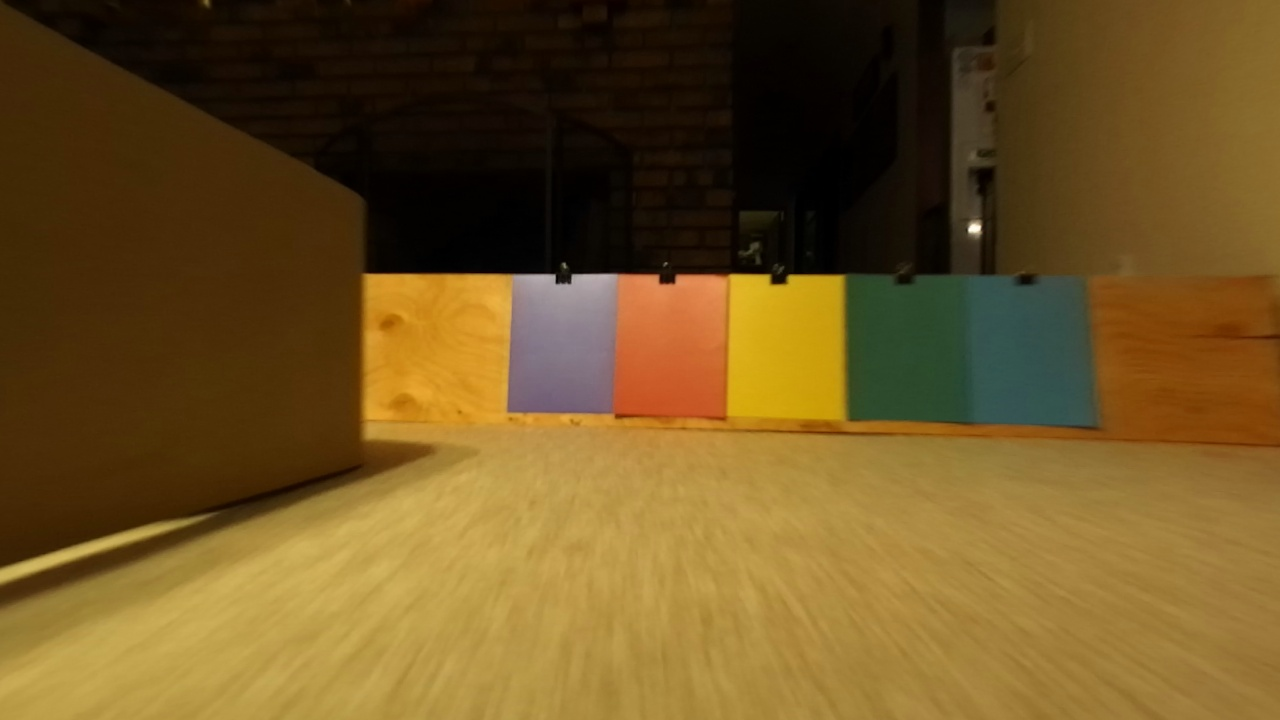
#> input picture vision/images/frame0070.jpg, 1280 x 720 px
$ python blobs.py   (older library calls are emulated)
#> lines starting #> are read from the running program, lines starting #| are printed output that depends on the picture; after the words box and inside, x2 and y2 are one past the last pixel; in counts of white or black regions, pixels touching at a corner belong together
# Standard imports
import cv2
import numpy as np;

# Read image
im = cv2.imread("images/frame0070.jpg")
#> im is the input picture: shape (720, 1280, 3); mean B, G, R 35, 83.4, 110.1

#im = cv2.resize(im, (0,0), fx=0.75, fy=0.75)

out = im.copy()

hsv = cv2.cvtColor(im, cv2.COLOR_BGR2HSV)
#> hsv: shape (720, 1280, 3); mean H, S, V 21.9, 187.7, 111.1

ranges = [
    [[80, 50, 60], [100, 255, 255]],
    [[145, 0, 100], [165, 255, 255]],
    [[20, 230, 200], [25, 255, 255]],
    [[7, 150, 200], [13, 255, 255]],
    [[55, 100, 60], [65, 255, 255]]
]

for r1, r2 in ranges:
    r1 = np.array(r1)
    r2 = np.array(r2)

    mask = cv2.inRange(hsv, r1, r2)

    mask = cv2.GaussianBlur(mask, (21,21), 0)
    mask = cv2.erode(mask, (5,5), iterations=1)
    contours, h = cv2.findContours(mask, cv2.RETR_TREE, cv2.CHAIN_APPROX_SIMPLE)

    cv2.drawContours(out, contours, -1, (0, 255, 0), 2)

    for j in range(0, len(contours)):
        rect = cv2.minAreaRect(contours[j])

        box = cv2.cv.BoxPoints(rect)
        box = np.int0(box)

        mask = np.zeros((im.shape[0], im.shape[1]), np.uint8)
        cv2.drawContours(mask, [box], 0, (255), -1)

        avg_b, avg_g, avg_r, _ = cv2.mean(im, mask=mask)
        avg_b, avg_g, avg_r = int(avg_b), int(avg_g), int(avg_r)
        print(avg_b, avg_g, avg_r)

        cv2.drawContours(out,[box],0,(30,30,30),10)
        cv2.drawContours(out,[box],0,(avg_b,avg_g,avg_r),4)
#> this loop made 5 passes
#> pass 1, `mask = cv2.inRange(hsv, r1, r2)`:
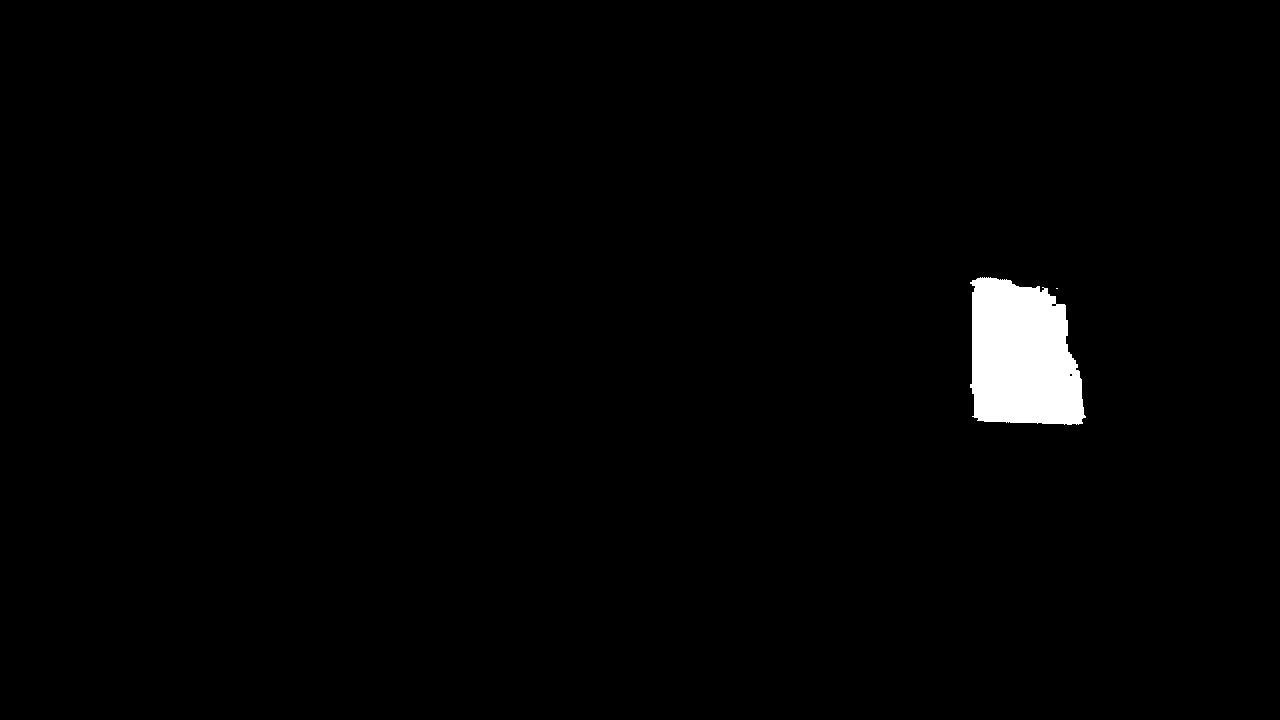
#> mask: shape (720, 1280); 1.5% white; 2 white regions (1 under 20 px), largest, box (x1, y1, x2, y2) and area: (970, 277, 1086, 425) 13868
#> pass 2, `mask = cv2.inRange(hsv, r1, r2)`:
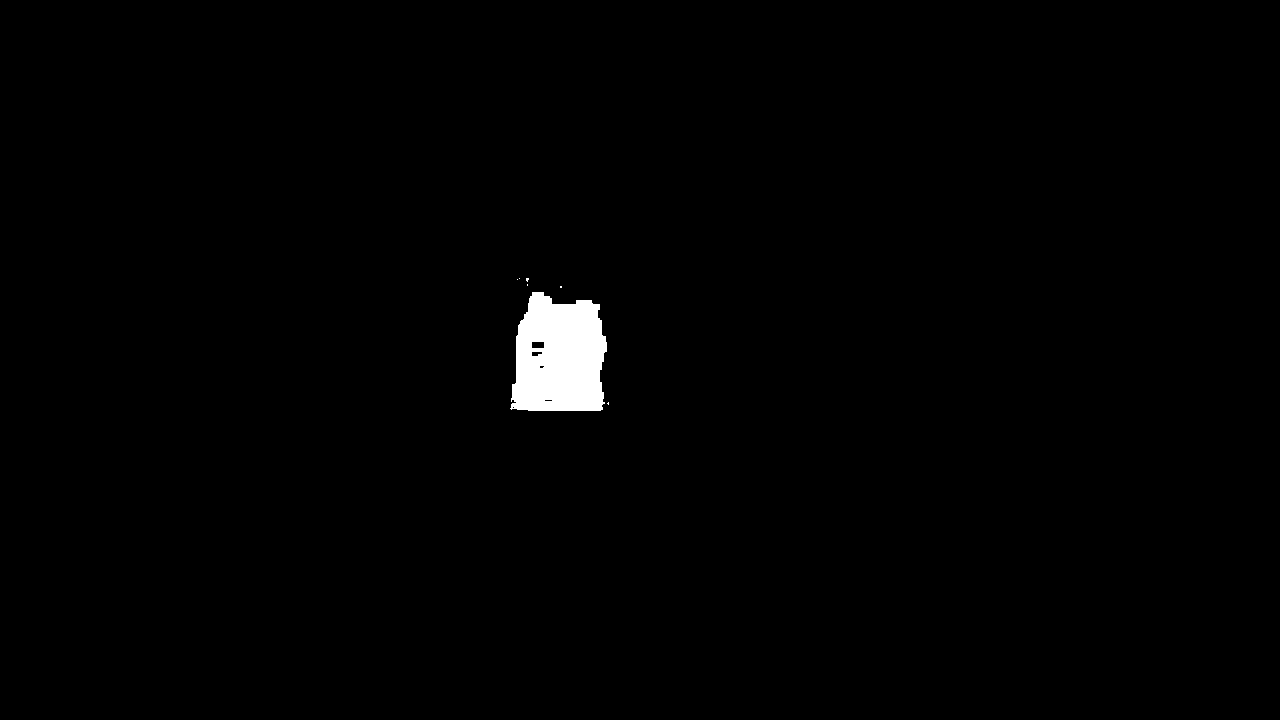
#> mask: shape (720, 1280); 1% white; 7 white regions (6 under 20 px), largest, box (x1, y1, x2, y2) and area: (510, 292, 607, 411) 9312
#> after the loop:
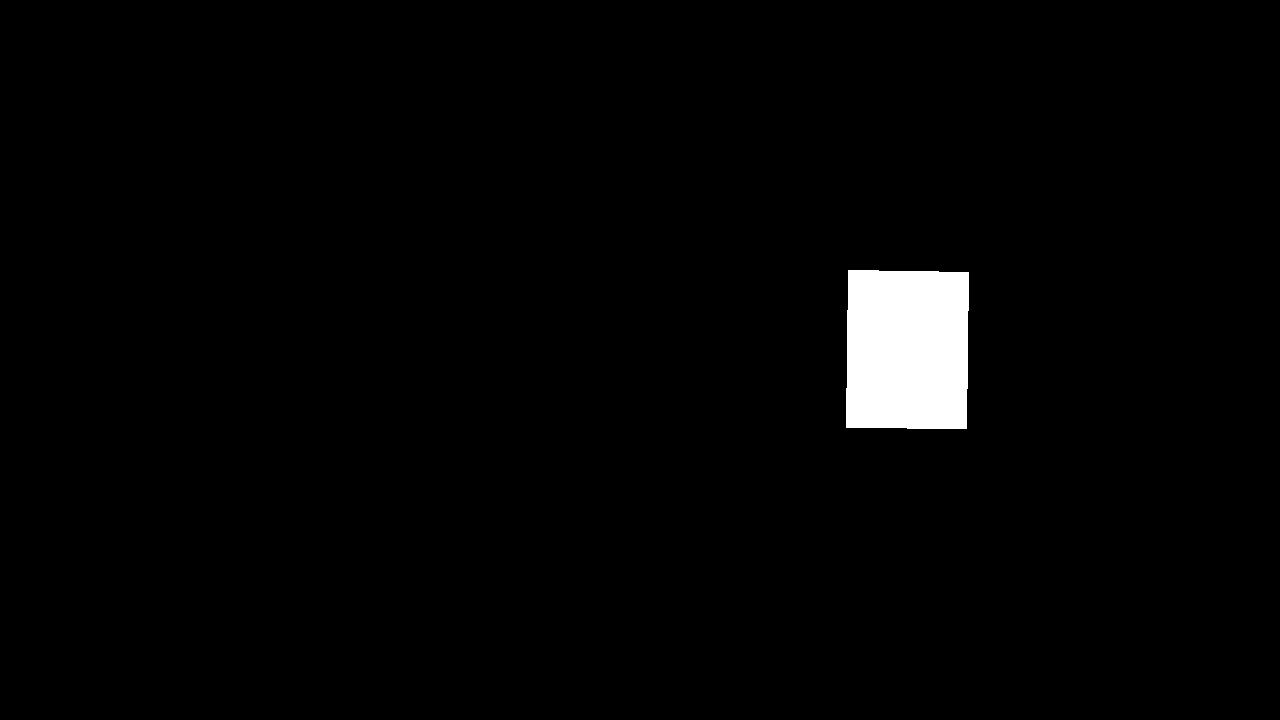
#> mask: shape (720, 1280); 2.1% white; 1 white region, box (x1, y1, x2, y2) and area: (846, 270, 969, 429) 19060
#> after the loop:
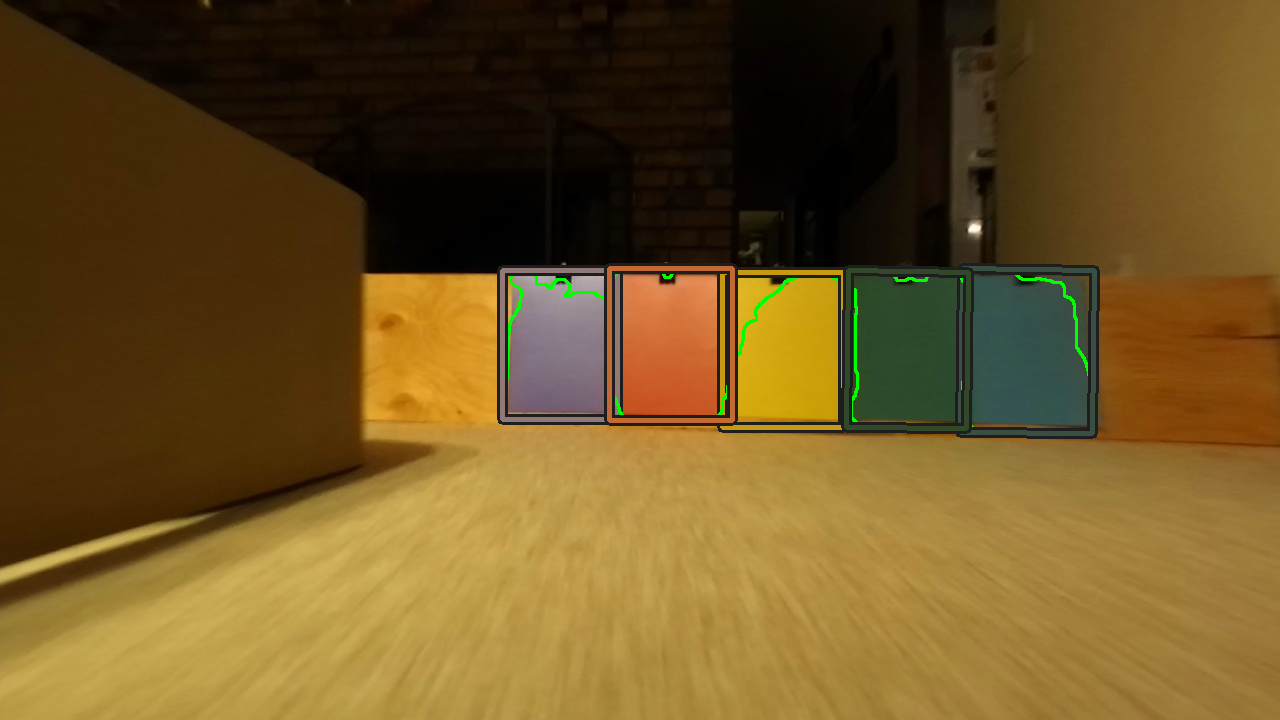
#> out: shape (720, 1280, 3); 3.14% of pixels changed, all inside (x1, y1, x2, y2) = (497, 263, 1100, 439)

# Show blobs
cv2.imshow("Yo", out)

cv2.waitKey(0)
